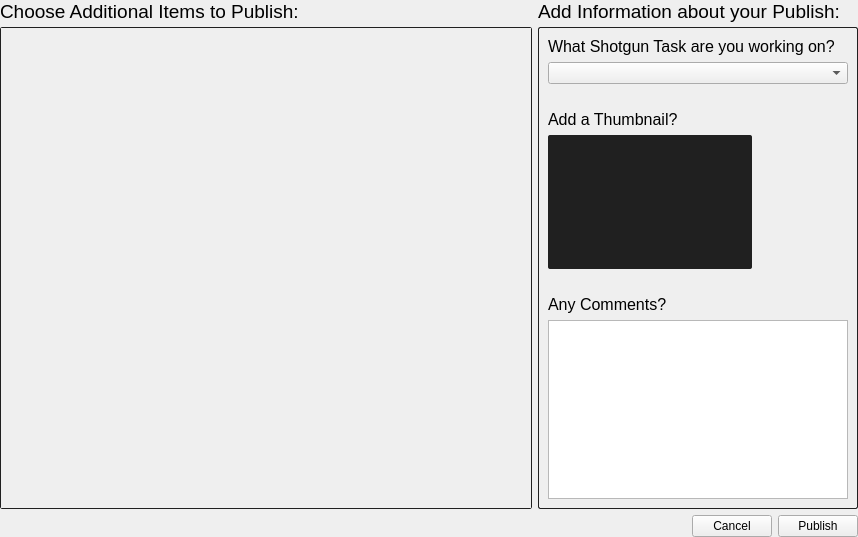
<?xml version="1.0" encoding="UTF-8"?>
<ui version="4.0">
 <class>Form</class>
 <widget class="QWidget" name="Form">
  <property name="geometry">
   <rect>
    <x>0</x>
    <y>0</y>
    <width>858</width>
    <height>537</height>
   </rect>
  </property>
  <property name="windowTitle">
   <string>Form</string>
  </property>
  <layout class="QVBoxLayout" name="verticalLayout" stretch="1,0">
   <property name="margin">
    <number>0</number>
   </property>
   <item>
    <layout class="QHBoxLayout" name="horizontalLayout" stretch="1,0">
     <item>
      <layout class="QVBoxLayout" name="verticalLayout_7" stretch="0,1">
       <property name="spacing">
        <number>4</number>
       </property>
       <item>
        <widget class="QLabel" name="items_title_label">
         <property name="styleSheet">
          <string notr="true">#items_title_label {
font-size: 14pt
}</string>
         </property>
         <property name="text">
          <string>Choose Additional Items to Publish:</string>
         </property>
        </widget>
       </item>
       <item>
        <widget class="QScrollArea" name="items_scroll">
         <property name="styleSheet">
          <string notr="true">#items_scroll {
border-style: solid;
border-width: 1px;
border-radius: 2px;
border-color: rgb(32,32,32);
}</string>
         </property>
         <property name="widgetResizable">
          <bool>true</bool>
         </property>
         <widget class="QWidget" name="contents">
          <property name="geometry">
           <rect>
            <x>0</x>
            <y>0</y>
            <width>514</width>
            <height>468</height>
           </rect>
          </property>
         </widget>
        </widget>
       </item>
      </layout>
     </item>
     <item>
      <layout class="QVBoxLayout" name="verticalLayout_5" stretch="0,1">
       <property name="spacing">
        <number>4</number>
       </property>
       <item>
        <widget class="QLabel" name="info_title_label">
         <property name="styleSheet">
          <string notr="true">#info_title_label {
font-size: 14pt
}</string>
         </property>
         <property name="text">
          <string>Add Information about your Publish:</string>
         </property>
        </widget>
       </item>
       <item>
        <widget class="QFrame" name="info_frame">
         <property name="styleSheet">
          <string notr="true">#info_frame {
border-style: solid;
border-width: 1px;
border-radius: 2px;
border-color: rgb(32,32,32);
}
QLabel {
font-size: 12pt;
}</string>
         </property>
         <property name="frameShape">
          <enum>QFrame::StyledPanel</enum>
         </property>
         <property name="frameShadow">
          <enum>QFrame::Raised</enum>
         </property>
         <layout class="QVBoxLayout" name="verticalLayout_6" stretch="0,0,0,0,0,0,0,1">
          <item>
           <widget class="QLabel" name="label_6">
            <property name="text">
             <string>What Shotgun Task are you working on?</string>
            </property>
           </widget>
          </item>
          <item>
           <widget class="QComboBox" name="sg_task_combo"/>
          </item>
          <item>
           <spacer name="verticalSpacer_3">
            <property name="orientation">
             <enum>Qt::Vertical</enum>
            </property>
            <property name="sizeType">
             <enum>QSizePolicy::Fixed</enum>
            </property>
            <property name="sizeHint" stdset="0">
             <size>
              <width>20</width>
              <height>20</height>
             </size>
            </property>
           </spacer>
          </item>
          <item>
           <widget class="QLabel" name="label_7">
            <property name="text">
             <string>Add a Thumbnail?</string>
            </property>
           </widget>
          </item>
          <item>
           <layout class="QHBoxLayout" name="horizontalLayout_6">
            <item>
             <widget class="QFrame" name="thumbnail_frame">
              <property name="styleSheet">
               <string notr="true">#thumbnail_frame {
border-style: none;
border-radius: 2px;
background: rgb(32,32,32);
}</string>
              </property>
              <property name="frameShape">
               <enum>QFrame::StyledPanel</enum>
              </property>
              <property name="frameShadow">
               <enum>QFrame::Raised</enum>
              </property>
              <layout class="QHBoxLayout" name="horizontalLayout_3">
               <property name="margin">
                <number>2</number>
               </property>
               <item>
                <widget class="ThumbnailWidget" name="thumbnail_widget" native="true">
                 <property name="minimumSize">
                  <size>
                   <width>200</width>
                   <height>130</height>
                  </size>
                 </property>
                 <property name="maximumSize">
                  <size>
                   <width>200</width>
                   <height>130</height>
                  </size>
                 </property>
                 <property name="styleSheet">
                  <string notr="true"/>
                 </property>
                </widget>
               </item>
              </layout>
             </widget>
            </item>
            <item>
             <spacer name="horizontalSpacer_4">
              <property name="orientation">
               <enum>Qt::Horizontal</enum>
              </property>
              <property name="sizeHint" stdset="0">
               <size>
                <width>40</width>
                <height>20</height>
               </size>
              </property>
             </spacer>
            </item>
           </layout>
          </item>
          <item>
           <spacer name="verticalSpacer_4">
            <property name="orientation">
             <enum>Qt::Vertical</enum>
            </property>
            <property name="sizeType">
             <enum>QSizePolicy::Fixed</enum>
            </property>
            <property name="sizeHint" stdset="0">
             <size>
              <width>20</width>
              <height>20</height>
             </size>
            </property>
           </spacer>
          </item>
          <item>
           <widget class="QLabel" name="label_8">
            <property name="text">
             <string>Any Comments?</string>
            </property>
           </widget>
          </item>
          <item>
           <widget class="QTextEdit" name="comments_edit">
            <property name="minimumSize">
             <size>
              <width>300</width>
              <height>0</height>
             </size>
            </property>
           </widget>
          </item>
         </layout>
        </widget>
       </item>
      </layout>
     </item>
    </layout>
   </item>
   <item>
    <layout class="QHBoxLayout" name="horizontalLayout_2">
     <item>
      <spacer name="horizontalSpacer_5">
       <property name="orientation">
        <enum>Qt::Horizontal</enum>
       </property>
       <property name="sizeHint" stdset="0">
        <size>
         <width>40</width>
         <height>20</height>
        </size>
       </property>
      </spacer>
     </item>
     <item>
      <widget class="QPushButton" name="cancel_btn">
       <property name="minimumSize">
        <size>
         <width>80</width>
         <height>0</height>
        </size>
       </property>
       <property name="text">
        <string>Cancel</string>
       </property>
      </widget>
     </item>
     <item>
      <widget class="QPushButton" name="publish_btn">
       <property name="minimumSize">
        <size>
         <width>80</width>
         <height>0</height>
        </size>
       </property>
       <property name="text">
        <string>Publish</string>
       </property>
      </widget>
     </item>
    </layout>
   </item>
  </layout>
 </widget>
 <customwidgets>
  <customwidget>
   <class>ThumbnailWidget</class>
   <extends>QWidget</extends>
   <header>..publish_details_widget</header>
   <container>1</container>
  </customwidget>
 </customwidgets>
 <resources>
  <include location="resources.qrc"/>
 </resources>
 <connections/>
</ui>
